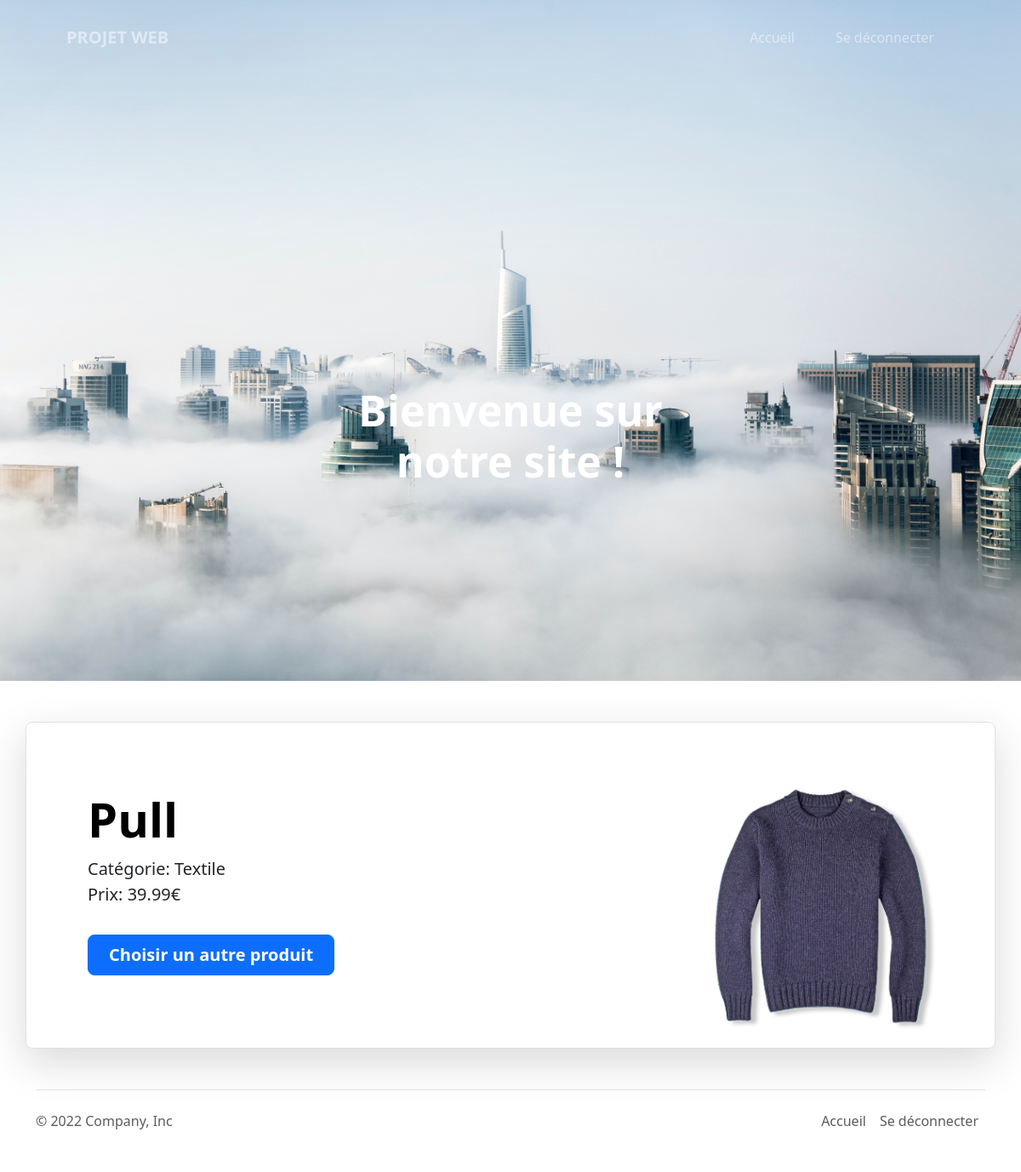
The app's page /index.php?view=9 (signed in) with its own data.
### tables this page shows
CREATE TABLE produit  (
	idPdt  INTEGER PRIMARY KEY AUTOINCREMENT,
	idCat  INTEGER NOT NULL,
	prixTTC  FLOAT(4,2) NOT NULL,
	designation  VARCHAR(100) NOT NULL,
	forfaitLivraison  int(3) NOT NULL,
	images TEXT NOT NULL,
	CONSTRAINT fk_Cat FOREIGN KEY (idCat) REFERENCES categorieproduit(idCat) ON DELETE CASCADE ON UPDATE CASCADE,
	CONSTRAINT fk_Forfait FOREIGN KEY (forfaitLivraison) REFERENCES forfaitLivraison(idForfait) ON DELETE CASCADE ON UPDATE CASCADE
);

### index.php (the view, shortened to what this page needs)
<?php
    include('fonctions.php');
?>
<html lang="en">
<head>
    <link rel="stylesheet" href="css/css_personnel/css_global.css">
    <link rel="stylesheet" href="css/css_bootstrap/bootstrap.min.css">
</head>
<body>
  <nav class="navbar navbar-expand-lg navbar-light fixed-top" id="mainNav">
      <div class="container px-4 px-lg-5">
        <a class="navbar-brand" href="index.php">PROJET WEB</a>
        <div class="collapse navbar-collapse" id="navbarResponsive">
          <ul class="navbar-nav ms-auto">
            <li class="nav-item">
              <a class="nav-link" href="index.php">Accueil</a>
            </li>
            <li class="nav-item">
              <a class="nav-link" href="connexion.php?action=deconnect">Se déconnecter</a>
            </li>
          </ul>
        </div>
      </div>
    </nav>
      <div class="accueil-resp" id="top">
        <img src="media/images/bg.jpg" alt="Background" id="bg_image" style="width: 100%;">
        <article class="text-home">
          <div class="container px-4 px-lg-5 d-flex h-100 justify-content-center">
            <div class="text-box">
              <h2 style="font-size:50px"><strong>Bienvenue sur notre site !</strong></h2>
            </div>
          </div>
        </article>
      </div>
    <div id="main">
      <?php if (!isset($_GET['view'])) { ?>
        <div class="container px-4 py-5 custom-cards">
          <h1><strong>Nos produits</strong></h1>
          <div class="row row-cols-1 row-cols-lg-3 align-items-stretch g-4 py-5">
            <?php
              $tab_produits = request_produit('SELECT idPdt id, designation produit, intitule categorie, forfaitlivraison.description livraison, prixTTC, images FROM produit INNER JOIN categorieproduit ON produit.idCat = categorieproduit.idCat INNER JOIN forfaitlivraison ON produit.forfaitlivraison = forfaitlivraison.idForfait;');
              foreach ($tab_produits as $ligne_produits) {
            ?>
            <div class="col" onclick="redirection(<?php echo $ligne_produits['id']; ?>)">
              <div class="card card-cover h-100 overflow-hidden text-bg-dark rounded-4 shadow-lg" style="background-image: url(<?php echo $ligne_produits['images'] ?>); background-size: cover;">
                <div class="d-flex flex-column h-100 p-5 pb-3 text-white text-shadow-1">
                  <h3 class="pt-5 mt-5 mb-4 display-6 lh-1 fw-bold" style="color: black;"><?php echo $ligne_produits['produit'] ?></h3>
                  <ul class="d-flex list-unstyled mt-auto">
                    <li class="me-auto">
                      <img src="<?php echo $ligne_produits['images'] ?>" alt="Bootstrap" width="32" height="32" class="rounded-circle border border-white">
                    </li>
                    <li class="d-flex align-items-center me-3" style="color: black;">
                      <svg class="bi me-2" width="1em" height="1em"><use xlink:href="#geo-fill"/></svg>
                      <small><strong><?php echo $ligne_produits['categorie']; ?></strong></small>
                    </li>
                    <li class="d-flex align-items-center" style="color: black;">
                      <svg class="bi me-2" width="1em" height="1em"><use xlink:href="#calendar3"/></svg>
                      <small><strong><?php echo $ligne_produits["prixTTC"] ?>€</strong></small>
                    </li>
                  </ul>
                </div>
              </div>
            </div>
            <?php
              }
            ?>
          </div>
        </div>
      <?php } elseif (!empty($_GET) && isset($_GET['view'])) {
        $infos_produits = request_produit("SELECT idPdt id, designation produit, intitule categorie, forfaitlivraison.description livraison, prixTTC, images FROM produit INNER JOIN categorieproduit ON produit.idCat = categorieproduit.idCat INNER JOIN forfaitlivraison ON produit.forfaitlivraison = forfaitlivraison.idForfait WHERE idPdt = " . $_GET['view'] . ";");
        foreach ($infos_produits as $ligne) {
          ?>
            <div class="container my-5">
              <div class="row p-4 pb-0 pe-lg-0 pt-lg-5 align-items-center rounded-3 border shadow-lg">
                <div class="col-lg-7 p-3 p-lg-5 pt-lg-3">
                  <h1 class="display-4 fw-bold lh-1 text-body-emphasis"><?php echo $ligne['produit']; ?></h1>
                  <p class="lead mt-3">Catégorie: <?php echo $ligne['categorie']; ?> <br> Prix: <?php echo $ligne['prixTTC']; ?>€</p>
                  <div class="d-grid gap-2 d-md-flex justify-content-md-start mb-4 mb-lg-3">
                    <a href="index.php#maain" class="btn btn-primary btn-lg px-4 me-md-2 fw-bold mt-3">Choisir un autre produit</a>
                  </div>
                </div>
                <div class="col-lg-4 offset-lg-1 p-0 overflow-hidden">
                    <img style="width: 80%; margin: 5%;" class="rounded-lg-3" src="<?php echo $ligne['images']; ?>" alt="Image de <?php echo $ligne['produit']; ?>" width="720">
                </div>
              </div>
            </div>
          <?php
          }
        }
      ?>
    <div class="container">
      <footer
        class="d-flex flex-wrap justify-content-between align-items-center py-3 my-4 border-top"
      >
        <p class="col-md-4 mb-0 text-muted">&copy; 2022 Company, Inc</p>
        <a
          href="/"
          class="col-md-4 d-flex align-items-center justify-content-center mb-3 mb-md-0 me-md-auto link-dark text-decoration-none"
        >
          <svg class="bi me-2" width="40" height="32">
            <use xlink:href="#bootstrap" />
          </svg>
        </a>
        <ul class="nav col-md-4 justify-content-end">
          <li class="nav-item">
            <a href="index.php" class="nav-link px-2 text-muted">Accueil</a>
          </li>
          <li class="nav-item">
            <a href="connexion.php?action=deconnect" class="nav-link px-2 text-muted">Se déconnecter</a>
          </li>
        </ul>
      </footer>
    </div>
  </div>
</body>
</html>

### css/css_personnel/css_global.css (style rules this page uses)
* { box-sizing: border-box; }
#mainNav { min-height: 3.5rem; background-color: #fff; }
#mainNav .navbar-brand { color: #000; font-weight: 700; padding: 0.9rem 0; }
@media screen and (min-width: 992px) { #mainNav { padding-top: 0; padding-bottom: 0; border-bottom: none; background-color: transparent; transition: background-color 0.3s ease-in-out; } }
@media screen and (min-width: 992px) { #mainNav .navbar-brand { padding: 0.5rem 0; color: rgba(255, 255, 255, 0.5); } }
@media screen and (min-width: 992px) { #mainNav .nav-link { transition: none; padding: 2rem 1.5rem; color: rgba(255, 255, 255, 0.5); } }
.text-home { position: absolute; top: 37.5%; left: 50%; transform: translate(-50%, -50%); z-index: 1; text-align: center; }
.text-box { display: flex; flex-direction: column; color: white; align-items: center; justify-content: center; }

### records on screen
produit: produit "Pull", categorie "Textile", prixTTC "39.99", images (picture)
